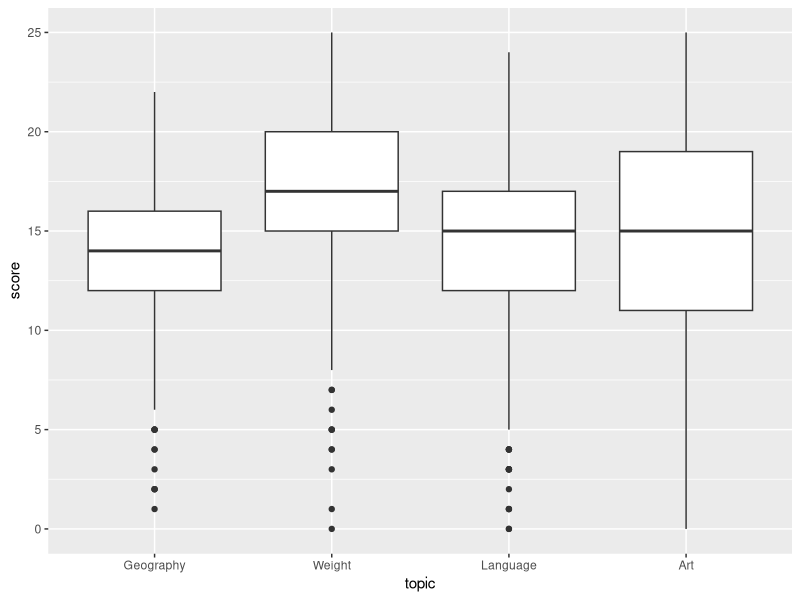
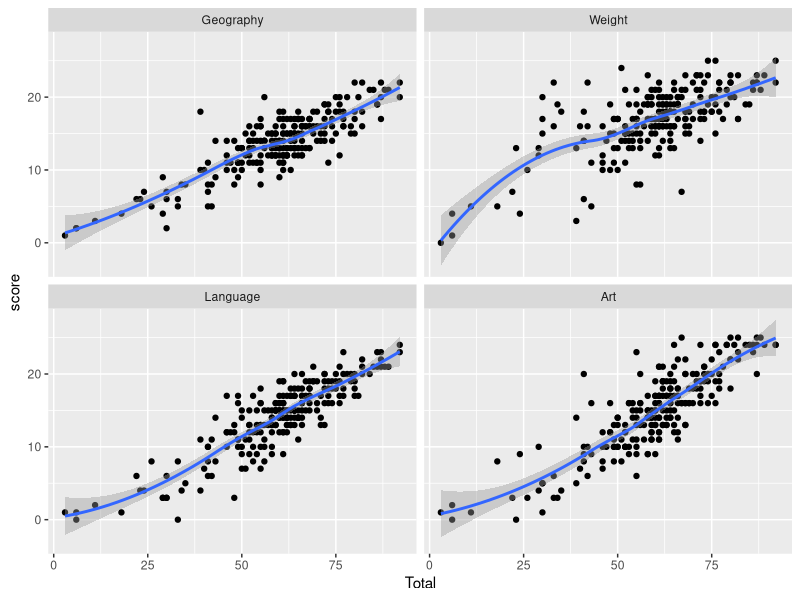
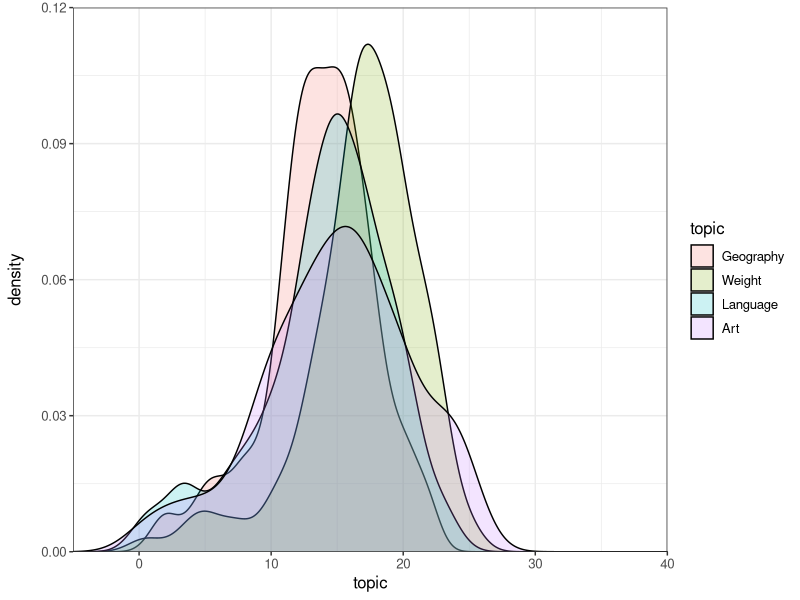
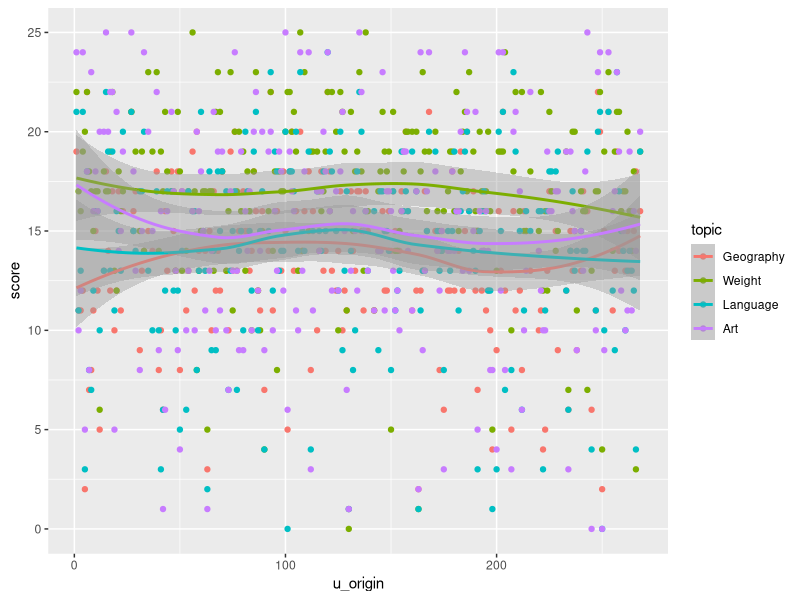
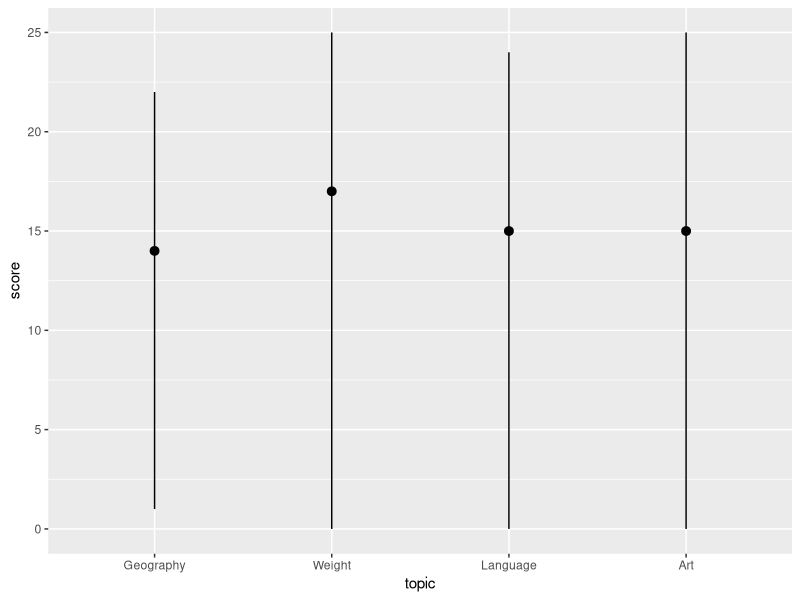

These charts were generated, in order, by the following R code:
library(reshape2)
library(ggplot2)
# topic specific scores

# we want this to be asocial, and not give them a score if they chose to copy. If they chose to copy this will be treated as  getting it wrong/ not knowing. 

# load full data:
full_data <- read.csv("full_data.csv")

# these are the question numbers for the topics, in each round:
geography <- c(1:10, 41:55)
weight <- c(11:20, 56:70)
language <-c(21:30, 71:85)
art <- c(31:40, 86:100)

# numbered 1-4 in full data
full_data$topic <- ifelse((full_data$number %in% geography),1,
                            ifelse((full_data$number %in% weight),2,
                              ifelse((full_data$number %in% language),3,
                                ifelse((full_data$number %in% art),4, 999))))

### cumulative ASOCIAL total score (we previously only have this for round 1, or total score including social)
full_data$c_a_score_tot <- rep(-666, nrow(full_data))
u_origins <- unique(full_data$u_origin)
for (i in 1:length(u_origins)) {
  u_origin <- u_origins[i]
  relevant_rows <- c(1:nrow(full_data))[full_data$u_origin == u_origin]
  subset <- full_data[relevant_rows,]
  c_a_score_tot <- cumsum((subset$score) * (1-subset$copying))
  full_data$c_a_score_tot[relevant_rows] <- c_a_score_tot
}

### cumulative asocial score, for GEOGRAPHY
full_data$c_a_score_geog <- rep(-666, nrow(full_data))
u_origins <- unique(full_data$u_origin)
for (i in 1:length(u_origins)) {
  u_origin <- u_origins[i]
  relevant_rows <- c(1:nrow(full_data))[full_data$u_origin == u_origin]
  subset <- full_data[relevant_rows,]
  c_a_score_geog <- cumsum((subset$score) * (1-subset$copying) * (subset$topic==1))
  full_data$c_a_score_geog[relevant_rows] <- c_a_score_geog
}

### cumulative asocial score, for WEIGHT
full_data$c_a_score_wght <- rep(-666, nrow(full_data))
u_origins <- unique(full_data$u_origin)
for (i in 1:length(u_origins)) {
  u_origin <- u_origins[i]
  relevant_rows <- c(1:nrow(full_data))[full_data$u_origin == u_origin]
  subset <- full_data[relevant_rows,]
  c_a_score_wght <- cumsum((subset$score) * (1-subset$copying) * (subset$topic==2))
  full_data$c_a_score_wght[relevant_rows] <- c_a_score_wght
}

### cumulative asocial score, for LANGUAGE 
full_data$c_a_score_lang <- rep(-666, nrow(full_data))
u_origins <- unique(full_data$u_origin)
for (i in 1:length(u_origins)) {
  u_origin <- u_origins[i]
  relevant_rows <- c(1:nrow(full_data))[full_data$u_origin == u_origin]
  subset <- full_data[relevant_rows,]
  c_a_score_lang <- cumsum((subset$score) * (1-subset$copying) * (subset$topic==3))
  full_data$c_a_score_lang[relevant_rows] <- c_a_score_lang
}

### cumulative asocial score, for ART
full_data$c_a_score_art <- rep(-666, nrow(full_data))
u_origins <- unique(full_data$u_origin)
for (i in 1:length(u_origins)) {
  u_origin <- u_origins[i]
  relevant_rows <- c(1:nrow(full_data))[full_data$u_origin == u_origin]
  subset <- full_data[relevant_rows,]
  c_a_score_art <- cumsum((subset$score) * (1-subset$copying) * (subset$topic==4))
  full_data$c_a_score_art[relevant_rows] <- c_a_score_art
}

### make into easy table
asocialOnly <- full_data[full_data$copying=="FALSE",]
finalScore <- asocialOnly[asocialOnly$number==100,]
topicTable <- finalScore[,c(14,23,24,25,26,27)]
colnames(topicTable)[2] <- "Total"
colnames(topicTable)[3] <- "Geography"
colnames(topicTable)[4] <- "Weight"
colnames(topicTable)[5] <- "Language"
colnames(topicTable)[6] <- "Art"

#means 
means <- sapply(topicTable[,2:6],mean)
means
sds <- sapply(topicTable[,2:6],sd)
sds
range <- sapply(topicTable[,2:6],range)
range

#melting tables for plotting
topicTableL <- melt(topicTable, id.vars="u_origin", value.name = "score")
colnames(topicTableL)[2] <- "topic"
topicTableLO <- topicTableL[!topicTableL$topic=="Total",]
# more melting
teenytable <- topicTable
teenytable$u_origin <- NULL
topicTable1 <- melt(teenytable, id.vars="Total", value.name = "score")

#plotting about
boxplot <- ggplot(data = topicTableLO, mapping = aes(x = topic, y = score)) + 
  geom_boxplot()
boxplot

topicsPlot <- ggplot(topicTable1, aes(Total,score)) + 
  geom_point() + 
  stat_smooth() +
  facet_wrap(~variable)
topicsPlot

densityPlot <- ggplot(topicTableLO, aes(score, fill=topic)) 
densityPlot + geom_density(alpha = 0.2) + theme_bw() + 
  theme(text = element_text(size=12), axis.title.y=element_text(margin=margin(0,12,0,0))) +
  scale_y_continuous(limits=c(0,0.12), expand = c(0,0)) +
  scale_x_continuous(limits=c(-5,40), expand= c(0,0)) +
  xlab("topic") + ylab("density")

ggplot(topicTableLO, aes(u_origin,score, col=topic)) + 
  geom_point() + 
  stat_smooth() 

ggplot(data = topicTableLO) + 
  stat_summary(
    mapping = aes(x = topic, y = score),
    fun.ymin = min,
    fun.ymax = max,
    fun.y = median
  )

# corr tests
cor.test(topicTable$Geography, topicTable$Language)
cor.test(topicTable$Geography, topicTable$Weight)
cor.test(topicTable$Geography, topicTable$Art)
cor.test(topicTable$Art, topicTable$Weight)
cor.test(topicTable$Art, topicTable$Language)
cor.test(topicTable$Weight, topicTable$Language)

cor.test(topicTable$Total, topicTable$Language)
cor.test(topicTable$Total, topicTable$Weight)
cor.test(topicTable$Total, topicTable$Geog)
cor.test(topicTable$Total, topicTable$Art)

var(topicTable$Total)
var(topicTable$Language)
var(topicTable$Art)
var(topicTable$Weight)
var(topicTable$Geography)
sd(topicTable$Total)
sd(topicTable$Art)
sd(topicTable$Geography)
sd(topicTable$Weight)
sd(topicTable$Language)

Geog <- asocialOnly[asocialOnly$topic==1,]
Weight <- asocialOnly[asocialOnly$topic==2,]
Lang <- asocialOnly[asocialOnly$topic==3,]
Art <- asocialOnly[asocialOnly$topic==4,]

sd(Geog$score)
sd(Weight$score)
sd(Lang$score)
sd(Art$score)

rand <- asocialOnly[sample(nrow(asocialOnly), 6000), ]
sd(rand$score)

# Rounds 1 and 2 correlations

R1Score <- asocialOnly[asocialOnly$number==40,]

# match R1scores to finalScores, using match? 

finalScore$R1_art <- R1Score$c_a_score_art[match(finalScore$u_origin, R1Score$u_origin)]
finalScore$R1_lang <- R1Score$c_a_score_lang[match(finalScore$u_origin, R1Score$u_origin)]
finalScore$R1_weight <- R1Score$c_a_score_wght[match(finalScore$u_origin, R1Score$u_origin)]
finalScore$R1_geog <- R1Score$c_a_score_geog[match(finalScore$u_origin, R1Score$u_origin)]

finalScore$R2_art <- (finalScore$c_a_score_art-finalScore$R1_art)
finalScore$R2_lang <- (finalScore$c_a_score_lang-finalScore$R1_lang)
finalScore$R2_weight <- (finalScore$c_a_score_wght-finalScore$R1_weight)
finalScore$R2_geog <- (finalScore$c_a_score_geog-finalScore$R1_geog)

cor.test(finalScore$R1_art, finalScore$R2_art)
cor.test(finalScore$R1_art, finalScore$R2_geog)
cor.test(finalScore$R1_art, finalScore$R2_lang)
cor.test(finalScore$R1_art, finalScore$R2_weight)

cor.test(finalScore$R1_geog, finalScore$R2_geog)
cor.test(finalScore$R1_geog, finalScore$R2_art)
cor.test(finalScore$R1_geog, finalScore$R2_lang)
cor.test(finalScore$R1_geog, finalScore$R2_weight)

cor.test(finalScore$R1_lang, finalScore$R2_lang)
cor.test(finalScore$R1_lang, finalScore$R2_weight)
cor.test(finalScore$R1_lang, finalScore$R2_art)
cor.test(finalScore$R1_lang, finalScore$R2_geog)

cor.test(finalScore$R1_weight, finalScore$R2_weight)
cor.test(finalScore$R1_weight, finalScore$R2_geog)
cor.test(finalScore$R1_weight, finalScore$R2_art)
cor.test(finalScore$R1_weight, finalScore$R2_lang)
